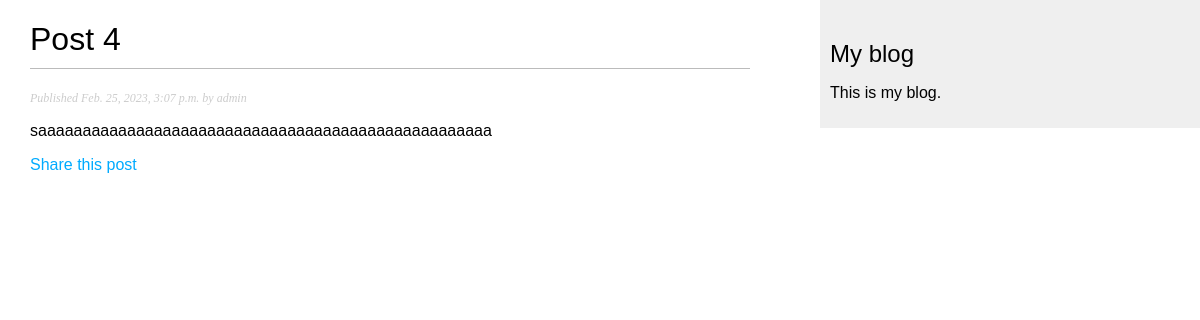
The page /blog/2023/2/25/post-4/ on the database its author committed.
### blog/models.py (models this page shows, shortened)
class Post(models.Model):
    class Status(models.TextChoices):
        DRAFT = 'DF', 'Draft'
        PUBLISHED = 'PB', 'Published'
    title = models.CharField(max_length=250)
    slug = models.SlugField(max_length=250, unique_for_date='publish')
    author = models.ForeignKey(User,
                               on_delete=models.CASCADE,
                               related_name='blog_posts')
    body = models.TextField()
    publish = models.DateTimeField(default=timezone.now)
    created = models.DateTimeField(auto_now_add=True)
    updated = models.DateTimeField(auto_now=True)
    status = models.CharField(max_length=2,
                              choices=Status.choices,
                              default=Status.DRAFT)
    objects = models.Manager()
    published = PublishedManager()
    class Meta:
        ordering = ['-publish']
        indexes = [models.Index(fields=['-publish'])]

### blog/views.py (the view)
def post_detail(request, year, month, day, post):
    post = get_object_or_404(Post,
                             status=Post.Status.PUBLISHED,
                             slug=post,
                             publish__year=year,
                             publish__month=month,
                             publish__day=day)
    return render(request,
                  'blog/post/detail.html',
                  {'post': post})

### blog/templates/blog/post/detail.html (shortened to what this page needs)
{% extends 'blog/base.html' %}
{% block content %}
    <h1>{{ post.title }}</h1>
    <p class="date">
        Published {{ post.publish }} by {{ post.author }}
    </p>
    {{ post.body|linebreaks }}
    <p>
        <a href="{% url 'blog:post_share' post.id %}">
            Share this post
        </a>
    </p>
{% endblock content %}

### blog/static/css/blog.css (style rules this page uses)
body { margin: 0; padding: 0; font-family: helvetica, sans-serif; }
a { color: #00abff; text-decoration: none; }
h1 { font-weight: normal; border-bottom: 1px solid #bbb; padding: 0 0 10px 0; }
p.date { color: #ccc; font-family: georgia, serif; font-size: 12px; font-style: italic; }

### rows shown on the page
Post: title "Post 4", publish "Feb. 25, 2023, 3:07 p.m.", author "admin", body "saaaaaaaaaaaaaaaaaaaaaaaaaaaaaaaaaaaaaaaaaaaaaaaaaaa"
